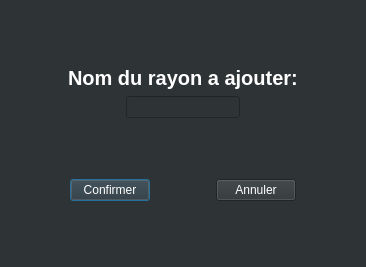
<?xml version="1.0" encoding="UTF-8"?>
<ui version="4.0">
 <class>DialogAjoutRayon</class>
 <widget class="QDialog" name="DialogAjoutRayon">
  <property name="geometry">
   <rect>
    <x>0</x>
    <y>0</y>
    <width>366</width>
    <height>267</height>
   </rect>
  </property>
  <property name="windowTitle">
   <string>Ajout Rayon</string>
  </property>
  <property name="styleSheet">
   <string notr="true">background-color:rgb(46, 52, 54);
color:rgb(255, 255, 255);</string>
  </property>
  <layout class="QVBoxLayout" name="verticalLayout_2">
   <item>
    <layout class="QVBoxLayout" name="verticalLayout">
     <item>
      <spacer name="verticalSpacer">
       <property name="orientation">
        <enum>Qt::Vertical</enum>
       </property>
       <property name="sizeHint" stdset="0">
        <size>
         <width>20</width>
         <height>40</height>
        </size>
       </property>
      </spacer>
     </item>
     <item>
      <layout class="QHBoxLayout" name="horizontalLayout_3">
       <item>
        <spacer name="horizontalSpacer_3">
         <property name="orientation">
          <enum>Qt::Horizontal</enum>
         </property>
         <property name="sizeHint" stdset="0">
          <size>
           <width>40</width>
           <height>20</height>
          </size>
         </property>
        </spacer>
       </item>
       <item>
        <widget class="QLabel" name="label">
         <property name="font">
          <font>
           <pointsize>15</pointsize>
           <bold>true</bold>
          </font>
         </property>
         <property name="text">
          <string>Nom du rayon a ajouter:</string>
         </property>
        </widget>
       </item>
       <item>
        <spacer name="horizontalSpacer_4">
         <property name="orientation">
          <enum>Qt::Horizontal</enum>
         </property>
         <property name="sizeHint" stdset="0">
          <size>
           <width>40</width>
           <height>20</height>
          </size>
         </property>
        </spacer>
       </item>
      </layout>
     </item>
     <item>
      <layout class="QHBoxLayout" name="horizontalLayout_2">
       <item>
        <spacer name="horizontalSpacer">
         <property name="orientation">
          <enum>Qt::Horizontal</enum>
         </property>
         <property name="sizeHint" stdset="0">
          <size>
           <width>40</width>
           <height>20</height>
          </size>
         </property>
        </spacer>
       </item>
       <item>
        <widget class="QLineEdit" name="lineEditNom"/>
       </item>
       <item>
        <spacer name="horizontalSpacer_2">
         <property name="orientation">
          <enum>Qt::Horizontal</enum>
         </property>
         <property name="sizeHint" stdset="0">
          <size>
           <width>40</width>
           <height>20</height>
          </size>
         </property>
        </spacer>
       </item>
      </layout>
     </item>
     <item>
      <spacer name="verticalSpacer_2">
       <property name="orientation">
        <enum>Qt::Vertical</enum>
       </property>
       <property name="sizeHint" stdset="0">
        <size>
         <width>20</width>
         <height>40</height>
        </size>
       </property>
      </spacer>
     </item>
     <item>
      <layout class="QHBoxLayout" name="horizontalLayout">
       <item>
        <spacer name="horizontalSpacer_5">
         <property name="orientation">
          <enum>Qt::Horizontal</enum>
         </property>
         <property name="sizeHint" stdset="0">
          <size>
           <width>40</width>
           <height>20</height>
          </size>
         </property>
        </spacer>
       </item>
       <item>
        <widget class="QPushButton" name="pushButtonValider">
         <property name="text">
          <string>Confirmer</string>
         </property>
        </widget>
       </item>
       <item>
        <spacer name="horizontalSpacer_6">
         <property name="orientation">
          <enum>Qt::Horizontal</enum>
         </property>
         <property name="sizeHint" stdset="0">
          <size>
           <width>40</width>
           <height>20</height>
          </size>
         </property>
        </spacer>
       </item>
       <item>
        <widget class="QPushButton" name="pushButtonAnnuler">
         <property name="text">
          <string>Annuler</string>
         </property>
        </widget>
       </item>
       <item>
        <spacer name="horizontalSpacer_7">
         <property name="orientation">
          <enum>Qt::Horizontal</enum>
         </property>
         <property name="sizeHint" stdset="0">
          <size>
           <width>40</width>
           <height>20</height>
          </size>
         </property>
        </spacer>
       </item>
      </layout>
     </item>
     <item>
      <spacer name="verticalSpacer_3">
       <property name="orientation">
        <enum>Qt::Vertical</enum>
       </property>
       <property name="sizeHint" stdset="0">
        <size>
         <width>20</width>
         <height>40</height>
        </size>
       </property>
      </spacer>
     </item>
    </layout>
   </item>
  </layout>
 </widget>
 <resources/>
 <connections/>
</ui>
